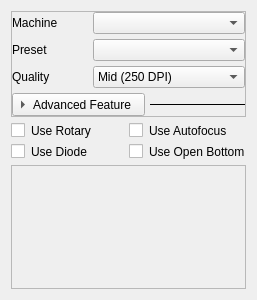
<?xml version="1.0" encoding="UTF-8"?>
<ui version="4.0">
 <class>DocPanel</class>
 <widget class="QFrame" name="DocPanel">
  <property name="geometry">
   <rect>
    <x>0</x>
    <y>0</y>
    <width>257</width>
    <height>300</height>
   </rect>
  </property>
  <property name="maximumSize">
   <size>
    <width>16777215</width>
    <height>300</height>
   </size>
  </property>
  <property name="windowTitle">
   <string>Frame</string>
  </property>
  <layout class="QVBoxLayout" name="verticalLayout_3">
   <item>
    <widget class="QFrame" name="frame">
     <property name="frameShape">
      <enum>QFrame::StyledPanel</enum>
     </property>
     <property name="frameShadow">
      <enum>QFrame::Raised</enum>
     </property>
     <layout class="QVBoxLayout" name="verticalLayout_4">
      <property name="spacing">
       <number>5</number>
      </property>
      <property name="leftMargin">
       <number>0</number>
      </property>
      <property name="topMargin">
       <number>0</number>
      </property>
      <property name="rightMargin">
       <number>0</number>
      </property>
      <property name="bottomMargin">
       <number>0</number>
      </property>
      <item>
       <layout class="QHBoxLayout" name="horizontalLayout">
        <item>
         <widget class="QLabel" name="label">
          <property name="sizePolicy">
           <sizepolicy hsizetype="Preferred" vsizetype="Preferred">
            <horstretch>1</horstretch>
            <verstretch>0</verstretch>
           </sizepolicy>
          </property>
          <property name="text">
           <string>Machine</string>
          </property>
         </widget>
        </item>
        <item>
         <widget class="QComboBox" name="machineComboBox">
          <property name="sizePolicy">
           <sizepolicy hsizetype="Preferred" vsizetype="Fixed">
            <horstretch>2</horstretch>
            <verstretch>0</verstretch>
           </sizepolicy>
          </property>
         </widget>
        </item>
       </layout>
      </item>
      <item>
       <layout class="QHBoxLayout" name="horizontalLayout_5">
        <property name="bottomMargin">
         <number>0</number>
        </property>
        <item>
         <widget class="QLabel" name="label_3">
          <property name="sizePolicy">
           <sizepolicy hsizetype="Preferred" vsizetype="Preferred">
            <horstretch>1</horstretch>
            <verstretch>0</verstretch>
           </sizepolicy>
          </property>
          <property name="text">
           <string>Preset</string>
          </property>
         </widget>
        </item>
        <item>
         <widget class="QComboBox" name="presetComboBox">
          <property name="sizePolicy">
           <sizepolicy hsizetype="Preferred" vsizetype="Fixed">
            <horstretch>2</horstretch>
            <verstretch>0</verstretch>
           </sizepolicy>
          </property>
         </widget>
        </item>
       </layout>
      </item>
      <item>
       <layout class="QHBoxLayout" name="horizontalLayout_2">
        <item>
         <widget class="QLabel" name="label_2">
          <property name="sizePolicy">
           <sizepolicy hsizetype="Preferred" vsizetype="Preferred">
            <horstretch>1</horstretch>
            <verstretch>0</verstretch>
           </sizepolicy>
          </property>
          <property name="text">
           <string>Quality</string>
          </property>
         </widget>
        </item>
        <item>
         <widget class="QComboBox" name="dpiComboBox">
          <property name="sizePolicy">
           <sizepolicy hsizetype="Preferred" vsizetype="Fixed">
            <horstretch>2</horstretch>
            <verstretch>0</verstretch>
           </sizepolicy>
          </property>
          <property name="currentIndex">
           <number>1</number>
          </property>
          <item>
           <property name="text">
            <string>Low (125 DPI)</string>
           </property>
          </item>
          <item>
           <property name="text">
            <string>Mid (250 DPI)</string>
           </property>
          </item>
          <item>
           <property name="text">
            <string>High (500 DPI)</string>
           </property>
          </item>
         </widget>
        </item>
       </layout>
      </item>
      <item>
       <layout class="QHBoxLayout" name="horizontalLayout_4">
        <item>
         <widget class="CollapseButton" name="advanceFeatureToggle">
          <property name="text">
           <string>Advanced Feature</string>
          </property>
          <property name="checkable">
           <bool>true</bool>
          </property>
          <property name="toolButtonStyle">
           <enum>Qt::ToolButtonTextBesideIcon</enum>
          </property>
          <property name="arrowType">
           <enum>Qt::RightArrow</enum>
          </property>
         </widget>
        </item>
        <item>
         <widget class="Line" name="line">
          <property name="frameShadow">
           <enum>QFrame::Plain</enum>
          </property>
          <property name="orientation">
           <enum>Qt::Horizontal</enum>
          </property>
         </widget>
        </item>
       </layout>
      </item>
     </layout>
    </widget>
   </item>
   <item>
    <widget class="QFrame" name="fluxFeatures">
     <property name="styleSheet">
      <string notr="true">border: 0;</string>
     </property>
     <property name="frameShape">
      <enum>QFrame::StyledPanel</enum>
     </property>
     <property name="frameShadow">
      <enum>QFrame::Raised</enum>
     </property>
     <layout class="QHBoxLayout" name="horizontalLayout_3">
      <property name="leftMargin">
       <number>0</number>
      </property>
      <property name="topMargin">
       <number>0</number>
      </property>
      <property name="rightMargin">
       <number>0</number>
      </property>
      <property name="bottomMargin">
       <number>0</number>
      </property>
      <item>
       <layout class="QVBoxLayout" name="verticalLayout">
        <item>
         <widget class="QCheckBox" name="useRotary">
          <property name="text">
           <string>Use Rotary</string>
          </property>
         </widget>
        </item>
        <item>
         <widget class="QCheckBox" name="useDiode">
          <property name="text">
           <string>Use Diode</string>
          </property>
         </widget>
        </item>
       </layout>
      </item>
      <item>
       <layout class="QVBoxLayout" name="verticalLayout_2">
        <item>
         <widget class="QCheckBox" name="useAutoFocus">
          <property name="text">
           <string>Use Autofocus</string>
          </property>
         </widget>
        </item>
        <item>
         <widget class="QCheckBox" name="useOpenBottom">
          <property name="text">
           <string>Use Open Bottom</string>
          </property>
         </widget>
        </item>
       </layout>
      </item>
     </layout>
    </widget>
   </item>
   <item>
    <widget class="QFrame" name="frame_2">
     <property name="sizePolicy">
      <sizepolicy hsizetype="Preferred" vsizetype="Expanding">
       <horstretch>0</horstretch>
       <verstretch>0</verstretch>
      </sizepolicy>
     </property>
     <property name="frameShape">
      <enum>QFrame::StyledPanel</enum>
     </property>
     <property name="frameShadow">
      <enum>QFrame::Raised</enum>
     </property>
    </widget>
   </item>
  </layout>
 </widget>
 <customwidgets>
  <customwidget>
   <class>CollapseButton</class>
   <extends>QToolButton</extends>
   <header>widgets/components/collapse-button.h</header>
  </customwidget>
 </customwidgets>
 <resources/>
 <connections/>
</ui>
